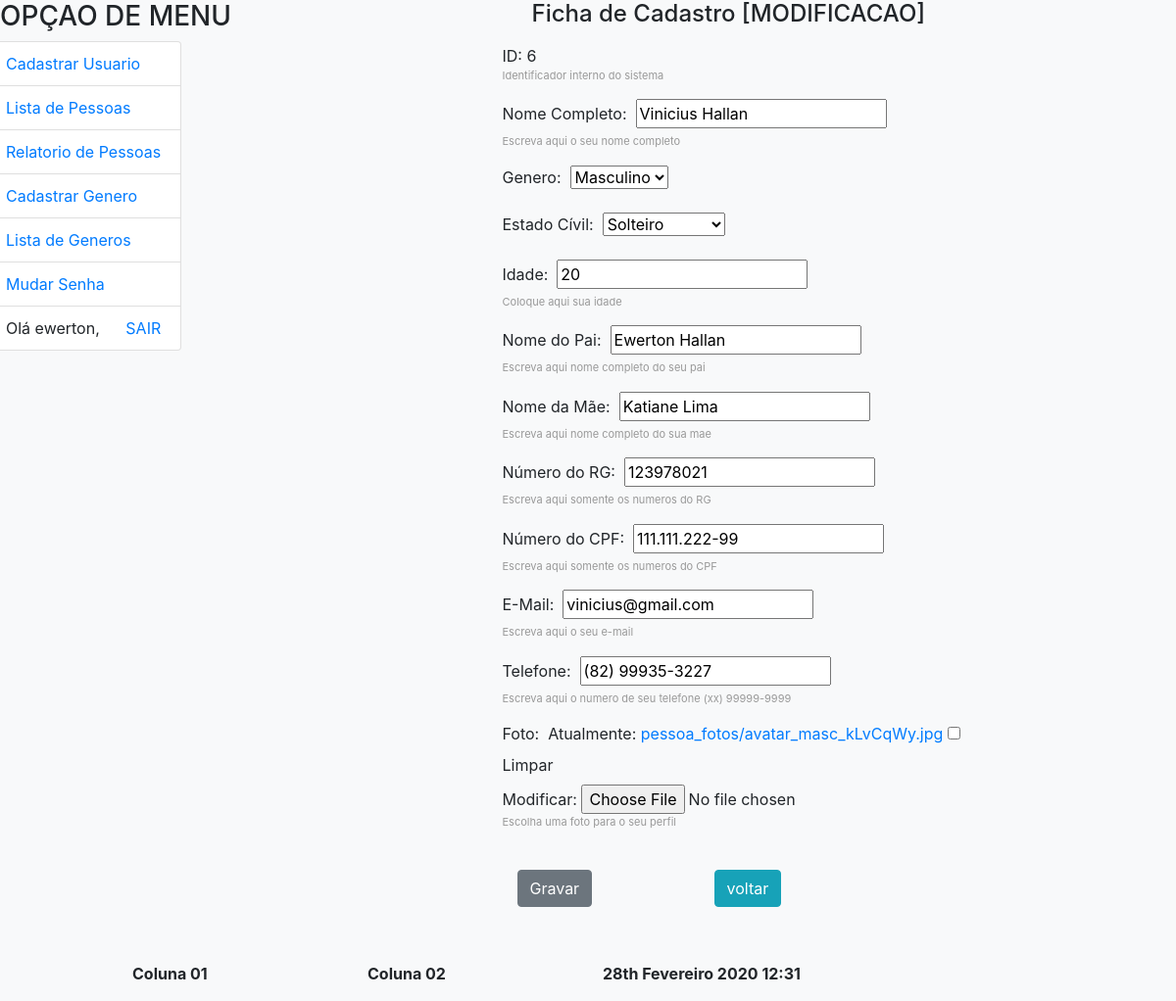
Screenshot of /pessoa/usuario_edicao/6/ (signed in) with the database file from the repository.
### pessoa/models.py (models this page shows, shortened)
class Pessoa(models.Model):
    nome=models.CharField(
        max_length=100,
        null=False,
        blank=False,
        help_text='Escreva aqui o seu nome completo',
        verbose_name='Nome Completo',
        error_messages={
            'null':'Valor nulo nao permitido',
            'blank': 'Valor vazio',
        }
    )
    genero=models.ForeignKey(Genero)
    rg=models.IntegerField(
        help_text='Escreva aqui somente os numeros do RG',
        verbose_name='Número do RG',
        unique=True,
    )
    cpf=models.CharField(
        max_length=15,
        help_text='Escreva aqui somente os numeros do CPF',
        verbose_name='Número do CPF',
        unique=True,
        db_index=True,
    )
    estadocivil=models.CharField(
        max_length=20,
        choices=[
            ('S','Solteiro'),
            ('C','Casado'),
            ('V','Viúvo'),
            ('D','Desquitado'),
            ('U','União Estável'),
        ],
        error_messages={
            'invalid_choice':'Valor nao permitido',
        },
        default='S',
        db_index=True,
        verbose_name='Estado Cívil',
    )
    pai=models.CharField(
        max_length=100,
        help_text='Escreva aqui nome completo do seu pai',
        verbose_name='Nome do Pai',
    )
    mae=models.CharField(
        max_length=100,
        help_text='Escreva aqui nome completo do sua mae',
        verbose_name='Nome da Mãe',
    )
    email=models.CharField(
        max_length=200,
        help_text='Escreva aqui o seu e-mail',
        verbose_name='E-Mail',
    )
    telefone=models.CharField(
        max_length=15,
        help_text='Escreva aqui o numero de seu telefone (xx) 99999-9999',
        verbose_name='Telefone',
    )
    idade=models.IntegerField(
        default=0,
        help_text='Coloque aqui sua idade',
        validators=[validate_even],
        verbose_name='Idade',
    )
    foto=models.ImageField(
        upload_to='pessoa_fotos/',
        default='pessoa_fotos/none.jpg',
        blank=True,
        null=True,
        help_text = 'Escolha uma foto para o seu perfil',
        verbose_name = 'Foto',
    )
    dt_log=models.DateField(
        auto_now=True,
        editable=False,
        verbose_name='Dt Criação',
    )
    class Meta:
        ordering = ['nome', 'idade']
        verbose_name = 'pessoa'
        verbose_name_plural = 'pessoas'

### pessoa/views.py (the view)
# urls.py: url(r'^usuario_edicao/(?P<p_id>\d+)/$', views.pessoa_usuario_edicao, name='pessoa_usuario_edicao'),
def pessoa_usuario_edicao(request, p_id):
    if not(request.user.is_authenticated):
       return redirect('login')
    else:
        if not(request.user.has_perm('pessoa.change_pessoa')):
            return redirect('/pessoa/permission_error/?next=/pessoa/usuario_edicao/')
        dados = Pessoa.objects.select_related().get(id=p_id)
        form = PessoaForm(request.POST or None, instance=dados)
        if request.method == 'POST':
            filename = ''
            if request.FILES.has_key('foto'):
                myfile = request.FILES['foto']
                fs = FileSystemStorage()
                filename = fs.save('pessoa_fotos/' + myfile.name, myfile)
            if form.is_valid():
                if len(filename) > 0:
                    form = form.save(commit=False)
                    form.foto = filename
                form.save()
                return redirect('pessoa_usuario_lista')
        else:
            url_form = url_form = '/pessoa/usuario_edicao/'+str(dados.id)+'/'
            contexto = {
                'dados':dados,
                'form': form,
                'titulo': 'Ficha de Cadastro [MODIFICACAO]',
                'url_form': url_form
                }
            return render(request,'pessoa/cadastro.html',contexto)

### pessoa/forms.py
class PessoaForm(forms.ModelForm):
    class Meta:
        model = Pessoa
        fields = ["nome", "genero", "estadocivil", "idade", "pai", "mae",
                  "rg", "cpf", "email", "telefone", "foto"
                  ]

### pessoa/models.py (called while the page is built)
    def __str__(self):
        return self.descricao

### pessoa/templates/pessoa/cadastro.html (shortened to what this page needs)
{% extends 'pessoa/base.html' %}
{% block main %}
    <div class="container">
        <h4 class="mb-3">{{ titulo }}</h4>
        <div class="row">
            <form class="needs-validation" action="{{ url_form }}" method="POST"  enctype="multipart/form-data">
            {% if dados %}
            <div class="row">
                <div class="mb-3">
                    ID:&nbsp;{{ dados.id }}
                    <div id="cad_id" class="help">
                        Identificador interno do sistema
                    </div>
                </div>
            </div>
            {% endif %}
            {% for field in form %}
            <div class="row">
                    <div class="mb-3">
                        {{ field.label_tag }}&nbsp;
                        {{ field }}
                        <div id="help_{{ field.html_name }}" class="help">
                            {{ field.help_text }}
                        </div>
                    </div>
            </div>
            {% endfor %}
            <br>
            <div class="row">
                <div class="col-md-5 mb-3">
                    <button class="btn btn-secondary" type="submit">Gravar</button>
                </div>
                <div class="col-md-5 mb-3">
                    <button class="btn btn-info" onclick="window.history.go(-1); return false;">voltar</button>
                </div>
                <ul class="errorlist">
                </ul>
            </div>
        </form>
        <br>
    </div>
{% endblock%}

### pessoa/templates/pessoa/base.html (shortened to what this page needs)
{% include 'pessoa/_header.html' %}
<body class="bg-light">
    <div class="row">
        <div class="col-md-5 mb-3">
            <h3>OPÇAO DE MENU</h3>
            <div class="row">
                <ul class="list-group mb-3">
                    <li class="list-group-item d-flex justify-content-between lh-condensed">
                        <a href="/pessoa/usuario/"> Cadastrar Usuario</a>
                    </li>
                    <li class="list-group-item d-flex justify-content-between lh-condensed">
                        <a class=”nav-link” href="{% url 'pessoa_usuario_lista' %}"> Lista de Pessoas</a>
                    </li>
                    <li class="list-group-item d-flex justify-content-between lh-condensed">
                        <a class=”nav-link” href="{% url 'pessoa_usuario_relatorio' %}"> Relatorio de Pessoas</a>
                    </li>
                    <li class="list-group-item d-flex justify-content-between lh-condensed">
                        <a href="/pessoa/genero/"> Cadastrar Genero</a>
                    </li>
                    <li class="list-group-item d-flex justify-content-between lh-condensed">
                        <a class=”nav-link” href="{% url 'pessoa_genero_lista' %}"> Lista de Generos</a>
                    </li>
                    {% if user.is_authenticated %}
                    <li class="list-group-item d-flex justify-content-between lh-condensed">
                        <a class=”nav-link” href="{% url 'alterar-senha' %}"> Mudar Senha</a>
                    </li>
                    {% endif %}
                    <li class="list-group-item d-flex justify-content-between lh-condensed">
                        {% if user.is_authenticated %}
                            Olá {{ user.username }},
                        {% endif %}
                        <a class=”nav-link” href="{% url 'logout' %}">SAIR</a>
                    </li>
                </ul>
            </div>
        </div>
        <div class="col-md-5 mb-3">
            <div class="container">
                {% block main %}
                {% endblock %}
            </div>
        </div>
    </div>
{% include 'pessoa/_footer.html' %}

### files_html/form-validation.css (style rules this page uses)
.container { max-width: 960px; }
.lh-condensed { line-height: 1.25; }
.help, p.help, form p.help, div.help, form div.help, div.help li { font-size: 11px; color: #999; }

### rows the page displays
Pessoa: id "6", form "Vinicius Hallan" "Masculino" "Solteiro" "20" "Ewerton Hallan" "Katiane Lima" "123978021" "111.111.222-99" "vinicius@gmail.com" "(82) 99935-3227"

### other values shown
{{ user.username }} "ewerton"
{{ titulo }} "Ficha de Cadastro [MODIFICACAO]"
{{ field.label_tag }} "Nome Completo:" "Genero:" "Estado Cívil:" "Idade:" "Nome do Pai:" "Nome da Mãe:" "Número do RG:" "Número do CPF:" "E-Mail:" "Telefone:" "Foto:"
{{ field.help_text }} "Escreva aqui o seu nome completo" "Coloque aqui sua idade" "Escreva aqui nome completo do seu pai" "Escreva aqui nome completo do sua mae" "Escreva aqui somente os numeros do RG" "Escreva aqui somente os numeros do CPF" "Escreva aqui o seu e-mail" "Escreva aqui o numero de seu telefone (xx) 99999-9999" "Escolha uma foto para o seu perfil"
